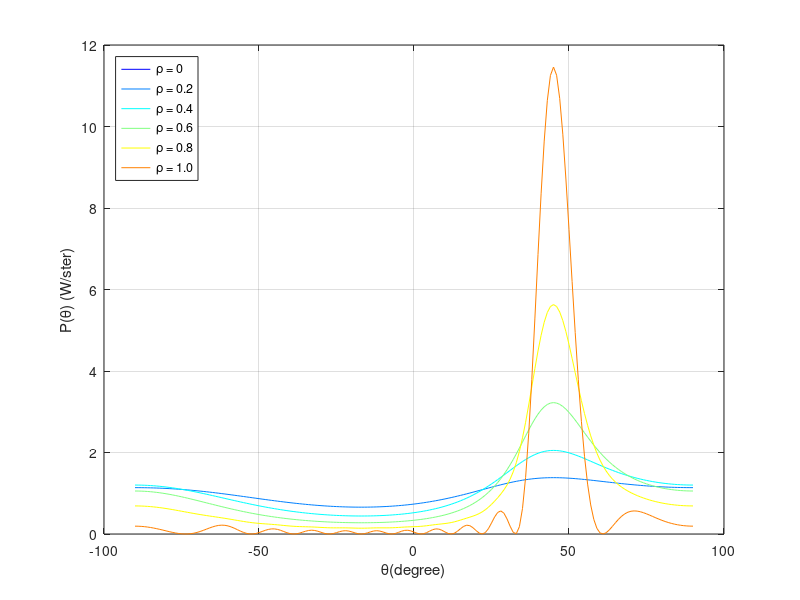
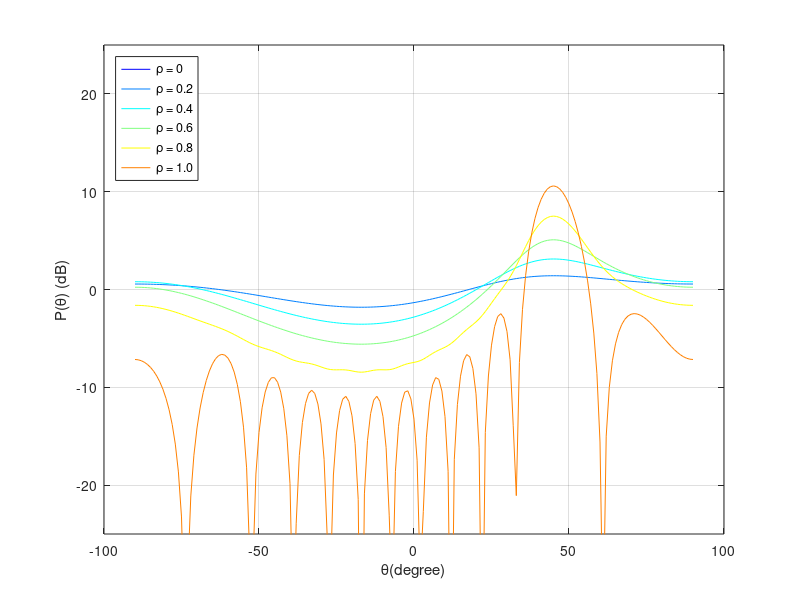
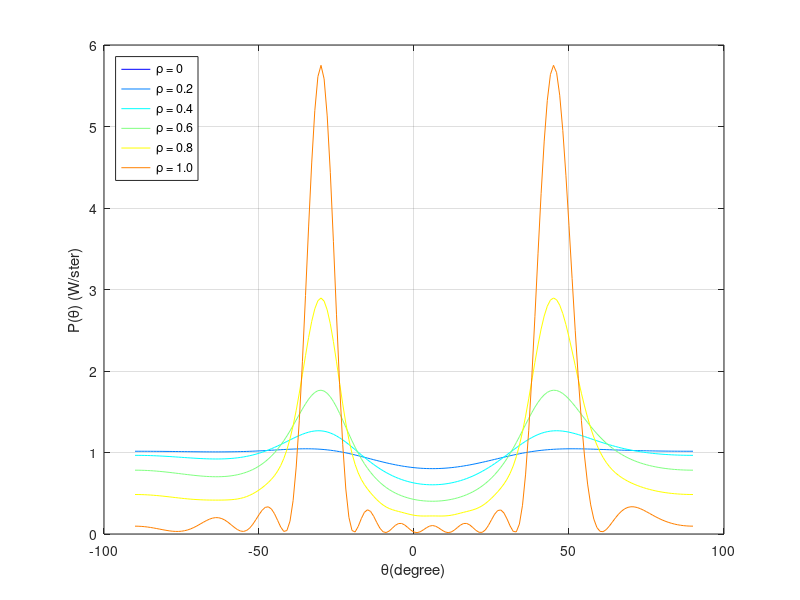

MATLAB code for these plots, in order:


clc;
clear all;
close all;


Rho = 0:0.2:1;

N = 12;
Nlst = (-(N/2):N/2-1)';

Theta_deg = (-90:1:90);
Theta = Theta_deg*pi/180;
deltaTheta = Theta(2) - Theta(1);

Ptheta = zeros(length(Rho), length(Theta));
cmap = jet(length(Rho)); % 生成hsv颜色矩阵


%% 
figure(1);
for i = 1:length(Rho)
    rho = Rho(i);
    row = logspace(0, log10(rho^(N-1)), N);
    R = toeplitz(row);
    theta_hat = 45 * pi/ 180;
    at_hat = exp(1i * pi * Nlst * sin(theta_hat));
    R_hat = R .* (at_hat * at_hat');
    sum = 0;
    for j = 1:length(Theta)
        theta = Theta(j);
        at = exp(1i * pi * Nlst * sin(theta));
        Ptheta(i,j) = abs(at' * R_hat * at) / (4*pi);
        sum = sum + 2*pi*Ptheta(i,j)*cos(theta)*deltaTheta;
    end
    sum; % == N
    plot(Theta_deg, Ptheta(i,:), 'Color', cmap(i,:)); hold on;
end


xlabel('\theta(degree)');
ylabel('P(\theta) (W/ster)');
legend('\rho = 0', '\rho = 0.2', '\rho = 0.4', '\rho = 0.6', '\rho = 0.8', '\rho = 1.0', 'Location', 'northwest');
grid on

%% dB
figure(2);
cmap = jet(length(Rho)); % 生成hsv颜色矩阵
for i = 1:length(Rho)
    rho = Rho(i);
    row = logspace(0, log10(rho^(N-1)), N);
    R = toeplitz(row);
    theta_hat = 45 * pi/ 180;
    at_hat = exp(1i * pi * Nlst * sin(theta_hat));
    R_hat = R .* (at_hat * at_hat');
    sum = 0;
    for j = 1:length(Theta)
        theta = Theta(j);
        at = exp(1i * pi * Nlst * sin(theta));
        Ptheta(i,j) = abs(at' * R_hat * at) / (4*pi);
        sum = sum + 2*pi*Ptheta(i,j)*cos(theta)*deltaTheta;
    end
    sum; % == N
    Ptheta(i,:) = 10*log10(Ptheta(i,:));
    plot(Theta_deg, Ptheta(i,:), 'Color', cmap(i,:)); hold on;
end


xlabel('\theta(degree)');
ylabel('P(\theta) (dB)');
ylim([-25 25]);
legend('\rho = 0', '\rho = 0.2', '\rho = 0.4', '\rho = 0.6', '\rho = 0.8', '\rho = 1.0', 'Location', 'northwest');
grid on




%% 
figure(3);

Rho = 0:0.2:1;
for i = 1:length(Rho)
    rho = Rho(i);
    row = logspace(0, log10(rho^(N-1)), N);
    R = toeplitz(row);
    theta_hat1 = 45 * pi/ 180;
    at_hat1 = exp(1i * pi * Nlst * sin(theta_hat1));

    theta_hat2 = -30 * pi/ 180;
    at_hat2 = exp(1i * pi * Nlst * sin(theta_hat2));

    R_hat = R .* (at_hat1 * at_hat1' + at_hat2 * at_hat2');
    sum = 0;
    for j = 1:length(Theta)
        theta = Theta(j);
        at = exp(1i * pi * Nlst * sin(theta));
        Ptheta(i,j) = abs(at' * R_hat * at) / (8*pi);
        sum = sum + 2*pi*Ptheta(i,j)*cos(theta)*deltaTheta;
    end
    sum;  % == N
    plot(Theta_deg, Ptheta(i,:), 'Color', cmap(i,:)); hold on;
end


xlabel('\theta(degree)');
ylabel('P(\theta) (W/ster)');
legend('\rho = 0', '\rho = 0.2', '\rho = 0.4', '\rho = 0.6', '\rho = 0.8', '\rho = 1.0', 'Location', 'northwest');
grid on
